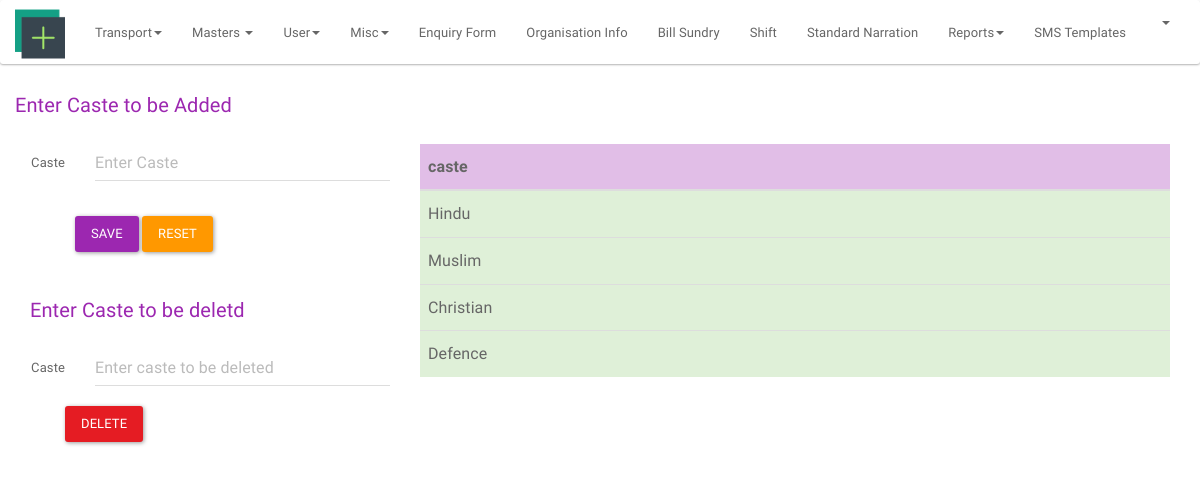
Before: /index.php/admin/masters_caste with the older database file.
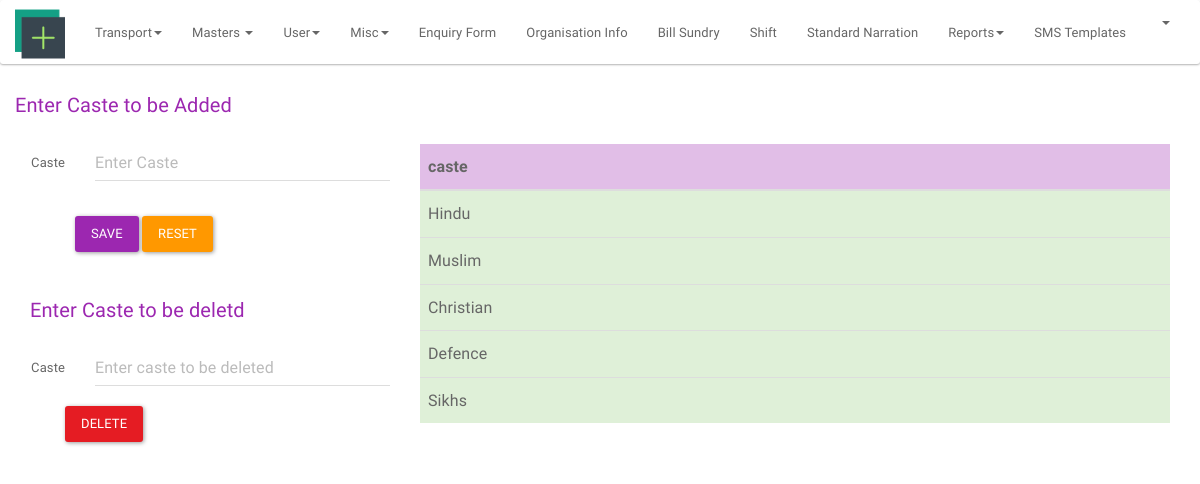
After: the same page with the newer database file.
### tables this page shows
CREATE TABLE `caste` (
  `caste_id` int(3) NOT NULL,
  `caste_name` varchar(20) NOT NULL
);

### application/core/MY_Controller.php (called while the page is built, shortened)
<?php
class MY_Controller extends CI_Controller{
    public function insert_genric($form_validation,$table_name,$view,$field)
    {
        if ($this->form_validation->run($form_validation)) {
            $this->load->model('add_model', 'am');
            $post = $this->input->post();
            unset($post['submit']);
            if ($this->am->insert_data($table_name,$post)) {
                $this->load->model('get_model', 'gm');
                $array = $this->gm->get_list($field,$table_name);
                $this->load->view('private/'.$view,['view'=>$array]);
            } else {
                echo 'Query failed in inserting record';
            }
        } else {
            $this->load->model('get_model', 'gm');
            $array = $this->gm->get_list($field,$table_name);
            $this->load->view('private/'.$view,['view'=>$array]);
        }
    }
}

### application/controllers/admin.php (called while the page is built, shortened)
<?php
class Admin extends MY_Controller
{
    public function masters_caste()
    {
        $form_validation='caste';
        $table_name='caste';
        $view='admin/masters/caste';
        $field='caste_name';
        $this->insert_genric($form_validation,$table_name,$view,$field);
    }
}

### index.php (called while the page is built, shortened)
<?php
require_once BASEPATH.'core/CodeIgniter.php';

### application/models/get_model.php (called while the page is built, shortened)
<?php
class Get_model extends MY_Model
{
    public function get_list($field,$table_name)
    {
        $query = $this->db->select($field)->get($table_name);
        $res = $query->result();
        $array=json_decode(json_encode($res),true);
        return $array;
    }
}

### application/views/private/admin/masters/caste.php (the view, shortened to what this page needs)
<div class="container">
    <div class="row">
        <p style="font-size: 20px; margin-top:0px;" class="text-info">Enter Caste to be Added</p>
        <div class="col-lg-4">
            <?php echo form_open('admin/masters_caste', ['class' => 'form-horizontal']); ?>
            <div class="form-group">
                <label for="inputText" class="col-lg-2 control-label">Caste</label>
                <div class="col-lg-10">
                    <?php echo form_input(['name' => 'caste_name', 'class' => 'form-control',
                        'placeholder' => 'Enter Caste',
                        'value' => set_value('caste_name')]);
                    ?>
                </div>
            </div>
            <?php echo form_submit(['name' => 'submit', 'value' => 'Save', 'class' => 'btn btn-info',
                'style' => 'margin-left:45px; margin-top:20px;']),
            form_reset(['name' => 'reset', 'value' => 'reset', 'class' => 'btn btn-warning',
                'style' => 'margin-top:20px;']); ?>
            <?php echo form_close();?>
            <p style="font-size: 20px; margin-top: 40px;" class="text-info">Enter Caste to be deletd</p>
            <?php echo form_open('admin/masters_caste_del', ['class' => 'form-horizontal']); ?>
            <div class="form-group">
                <label for="inputText" class="col-lg-2 control-label">Caste</label>
                <div class="col-lg-10">
                    <?php  echo form_input(['name' => 'caste_delete', 'class' => 'form-control',
                        'placeholder' => 'Enter caste to be deleted',
                        'value' => set_value('caste_delete')]);
                    ?>
                </div>
                <input type="submit" name="del_caste" class="btn btn-danger" value="DELETE" style="margin-left: 50px; margin-top: 20px;">
            </div>
        </div>
        <div class="col-lg-8">
            <table class="table table-hover ">
                <thead>
                <tr class="info">
                    <th>caste</th>
                </tr>
                </thead>
                <tbody>
                <?php if (count($view)): ?>
                    <?php
                    foreach ($view as $caste) {
                        echo "<tr class='success'><td>" . $caste['caste_name'] . '<br>' . "</td></tr>";
                    }
                    ?>
                <?php else: ?>
                    <tr>
                        <td>No Records Found</td>
                    </tr>
                <?php endif; ?>
                </tbody>
            </table>
        </div>
    </div>
</div>

Changed rows visible on the page:
added caste: caste_name "Sikhs"
